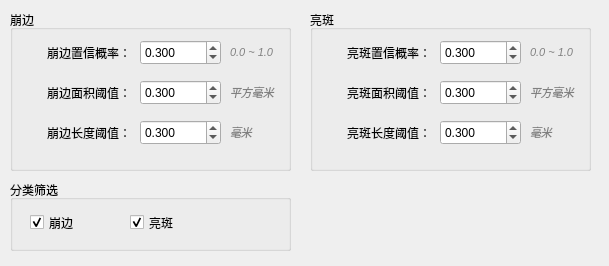
<?xml version="1.0" encoding="UTF-8"?>
<ui version="4.0">
 <class>EdgeCAMThresholdsWidget</class>
 <widget class="QWidget" name="EdgeCAMThresholdsWidget">
  <property name="geometry">
   <rect>
    <x>0</x>
    <y>0</y>
    <width>609</width>
    <height>266</height>
   </rect>
  </property>
  <property name="windowTitle">
   <string>Global Settings</string>
  </property>
  <widget class="QGroupBox" name="groupBox">
   <property name="geometry">
    <rect>
     <x>10</x>
     <y>10</y>
     <width>281</width>
     <height>161</height>
    </rect>
   </property>
   <property name="title">
    <string>崩边</string>
   </property>
   <widget class="QLabel" name="label_9">
    <property name="geometry">
     <rect>
      <x>220</x>
      <y>110</y>
      <width>61</width>
      <height>25</height>
     </rect>
    </property>
    <property name="font">
     <font>
      <pointsize>8</pointsize>
      <italic>true</italic>
     </font>
    </property>
    <property name="styleSheet">
     <string notr="true">color:gray;</string>
    </property>
    <property name="text">
     <string>毫米</string>
    </property>
   </widget>
   <widget class="QLabel" name="label_28">
    <property name="geometry">
     <rect>
      <x>10</x>
      <y>70</y>
      <width>111</width>
      <height>25</height>
     </rect>
    </property>
    <property name="text">
     <string>崩边面积阈值：</string>
    </property>
    <property name="alignment">
     <set>Qt::AlignRight|Qt::AlignTrailing|Qt::AlignVCenter</set>
    </property>
   </widget>
   <widget class="QDoubleSpinBox" name="white_length_edit">
    <property name="geometry">
     <rect>
      <x>130</x>
      <y>110</y>
      <width>81</width>
      <height>25</height>
     </rect>
    </property>
    <property name="decimals">
     <number>3</number>
    </property>
    <property name="minimum">
     <double>0.000000000000000</double>
    </property>
    <property name="maximum">
     <double>999999999.000000000000000</double>
    </property>
    <property name="singleStep">
     <double>1.000000000000000</double>
    </property>
    <property name="value">
     <double>0.300000000000000</double>
    </property>
   </widget>
   <widget class="QLabel" name="label_6">
    <property name="geometry">
     <rect>
      <x>220</x>
      <y>30</y>
      <width>61</width>
      <height>25</height>
     </rect>
    </property>
    <property name="font">
     <font>
      <pointsize>8</pointsize>
      <italic>true</italic>
     </font>
    </property>
    <property name="styleSheet">
     <string notr="true">color:gray;</string>
    </property>
    <property name="text">
     <string>0.0 ~ 1.0</string>
    </property>
   </widget>
   <widget class="QDoubleSpinBox" name="white_edit">
    <property name="geometry">
     <rect>
      <x>130</x>
      <y>30</y>
      <width>81</width>
      <height>25</height>
     </rect>
    </property>
    <property name="decimals">
     <number>3</number>
    </property>
    <property name="minimum">
     <double>0.010000000000000</double>
    </property>
    <property name="maximum">
     <double>1.000000000000000</double>
    </property>
    <property name="singleStep">
     <double>0.100000000000000</double>
    </property>
    <property name="value">
     <double>0.300000000000000</double>
    </property>
   </widget>
   <widget class="QLabel" name="label_8">
    <property name="geometry">
     <rect>
      <x>220</x>
      <y>70</y>
      <width>61</width>
      <height>25</height>
     </rect>
    </property>
    <property name="font">
     <font>
      <pointsize>8</pointsize>
      <italic>true</italic>
     </font>
    </property>
    <property name="styleSheet">
     <string notr="true">color:gray;</string>
    </property>
    <property name="text">
     <string>平方毫米</string>
    </property>
   </widget>
   <widget class="QDoubleSpinBox" name="white_area_edit">
    <property name="geometry">
     <rect>
      <x>130</x>
      <y>70</y>
      <width>81</width>
      <height>25</height>
     </rect>
    </property>
    <property name="decimals">
     <number>3</number>
    </property>
    <property name="minimum">
     <double>0.000000000000000</double>
    </property>
    <property name="maximum">
     <double>999999999.000000000000000</double>
    </property>
    <property name="singleStep">
     <double>1.000000000000000</double>
    </property>
    <property name="value">
     <double>0.300000000000000</double>
    </property>
   </widget>
   <widget class="QLabel" name="label">
    <property name="geometry">
     <rect>
      <x>10</x>
      <y>30</y>
      <width>111</width>
      <height>25</height>
     </rect>
    </property>
    <property name="text">
     <string>崩边置信概率：</string>
    </property>
    <property name="alignment">
     <set>Qt::AlignRight|Qt::AlignTrailing|Qt::AlignVCenter</set>
    </property>
   </widget>
   <widget class="QLabel" name="label_43">
    <property name="geometry">
     <rect>
      <x>10</x>
      <y>110</y>
      <width>111</width>
      <height>25</height>
     </rect>
    </property>
    <property name="text">
     <string>崩边长度阈值：</string>
    </property>
    <property name="alignment">
     <set>Qt::AlignRight|Qt::AlignTrailing|Qt::AlignVCenter</set>
    </property>
   </widget>
  </widget>
  <widget class="QGroupBox" name="groupBox_2">
   <property name="geometry">
    <rect>
     <x>310</x>
     <y>10</y>
     <width>281</width>
     <height>161</height>
    </rect>
   </property>
   <property name="title">
    <string>亮斑</string>
   </property>
   <widget class="QLabel" name="label_11">
    <property name="geometry">
     <rect>
      <x>220</x>
      <y>110</y>
      <width>61</width>
      <height>25</height>
     </rect>
    </property>
    <property name="font">
     <font>
      <pointsize>8</pointsize>
      <italic>true</italic>
     </font>
    </property>
    <property name="styleSheet">
     <string notr="true">color:gray;</string>
    </property>
    <property name="text">
     <string>毫米</string>
    </property>
   </widget>
   <widget class="QLabel" name="label_42">
    <property name="geometry">
     <rect>
      <x>10</x>
      <y>110</y>
      <width>111</width>
      <height>25</height>
     </rect>
    </property>
    <property name="text">
     <string>亮斑长度阈值：</string>
    </property>
    <property name="alignment">
     <set>Qt::AlignRight|Qt::AlignTrailing|Qt::AlignVCenter</set>
    </property>
   </widget>
   <widget class="QLabel" name="label_7">
    <property name="geometry">
     <rect>
      <x>220</x>
      <y>30</y>
      <width>61</width>
      <height>25</height>
     </rect>
    </property>
    <property name="font">
     <font>
      <pointsize>8</pointsize>
      <italic>true</italic>
     </font>
    </property>
    <property name="styleSheet">
     <string notr="true">color:gray;</string>
    </property>
    <property name="text">
     <string>0.0 ~ 1.0</string>
    </property>
   </widget>
   <widget class="QDoubleSpinBox" name="black_length_edit">
    <property name="geometry">
     <rect>
      <x>130</x>
      <y>110</y>
      <width>81</width>
      <height>25</height>
     </rect>
    </property>
    <property name="decimals">
     <number>3</number>
    </property>
    <property name="minimum">
     <double>0.000000000000000</double>
    </property>
    <property name="maximum">
     <double>999999999.000000000000000</double>
    </property>
    <property name="singleStep">
     <double>1.000000000000000</double>
    </property>
    <property name="value">
     <double>0.300000000000000</double>
    </property>
   </widget>
   <widget class="QLabel" name="label_2">
    <property name="geometry">
     <rect>
      <x>10</x>
      <y>30</y>
      <width>111</width>
      <height>25</height>
     </rect>
    </property>
    <property name="text">
     <string>亮斑置信概率：</string>
    </property>
    <property name="alignment">
     <set>Qt::AlignRight|Qt::AlignTrailing|Qt::AlignVCenter</set>
    </property>
   </widget>
   <widget class="QDoubleSpinBox" name="black_area_edit">
    <property name="geometry">
     <rect>
      <x>130</x>
      <y>70</y>
      <width>81</width>
      <height>25</height>
     </rect>
    </property>
    <property name="decimals">
     <number>3</number>
    </property>
    <property name="minimum">
     <double>0.000000000000000</double>
    </property>
    <property name="maximum">
     <double>999999999.000000000000000</double>
    </property>
    <property name="singleStep">
     <double>1.000000000000000</double>
    </property>
    <property name="value">
     <double>0.300000000000000</double>
    </property>
   </widget>
   <widget class="QLabel" name="label_10">
    <property name="geometry">
     <rect>
      <x>220</x>
      <y>70</y>
      <width>61</width>
      <height>25</height>
     </rect>
    </property>
    <property name="font">
     <font>
      <pointsize>8</pointsize>
      <italic>true</italic>
     </font>
    </property>
    <property name="styleSheet">
     <string notr="true">color:gray;</string>
    </property>
    <property name="text">
     <string>平方毫米</string>
    </property>
   </widget>
   <widget class="QDoubleSpinBox" name="black_edit">
    <property name="geometry">
     <rect>
      <x>130</x>
      <y>30</y>
      <width>81</width>
      <height>25</height>
     </rect>
    </property>
    <property name="decimals">
     <number>3</number>
    </property>
    <property name="minimum">
     <double>0.010000000000000</double>
    </property>
    <property name="maximum">
     <double>1.000000000000000</double>
    </property>
    <property name="singleStep">
     <double>0.100000000000000</double>
    </property>
    <property name="value">
     <double>0.300000000000000</double>
    </property>
   </widget>
   <widget class="QLabel" name="label_29">
    <property name="geometry">
     <rect>
      <x>10</x>
      <y>70</y>
      <width>111</width>
      <height>25</height>
     </rect>
    </property>
    <property name="text">
     <string>亮斑面积阈值：</string>
    </property>
    <property name="alignment">
     <set>Qt::AlignRight|Qt::AlignTrailing|Qt::AlignVCenter</set>
    </property>
   </widget>
  </widget>
  <widget class="QGroupBox" name="groupBox_6">
   <property name="geometry">
    <rect>
     <x>10</x>
     <y>180</y>
     <width>281</width>
     <height>71</height>
    </rect>
   </property>
   <property name="title">
    <string>分类筛选</string>
   </property>
   <widget class="QCheckBox" name="white_checkbox">
    <property name="enabled">
     <bool>true</bool>
    </property>
    <property name="geometry">
     <rect>
      <x>20</x>
      <y>30</y>
      <width>71</width>
      <height>25</height>
     </rect>
    </property>
    <property name="text">
     <string>崩边</string>
    </property>
    <property name="checked">
     <bool>true</bool>
    </property>
   </widget>
   <widget class="QCheckBox" name="black_checkbox">
    <property name="enabled">
     <bool>true</bool>
    </property>
    <property name="geometry">
     <rect>
      <x>120</x>
      <y>30</y>
      <width>71</width>
      <height>25</height>
     </rect>
    </property>
    <property name="text">
     <string>亮斑</string>
    </property>
    <property name="checked">
     <bool>true</bool>
    </property>
   </widget>
  </widget>
 </widget>
 <resources/>
 <connections/>
</ui>
